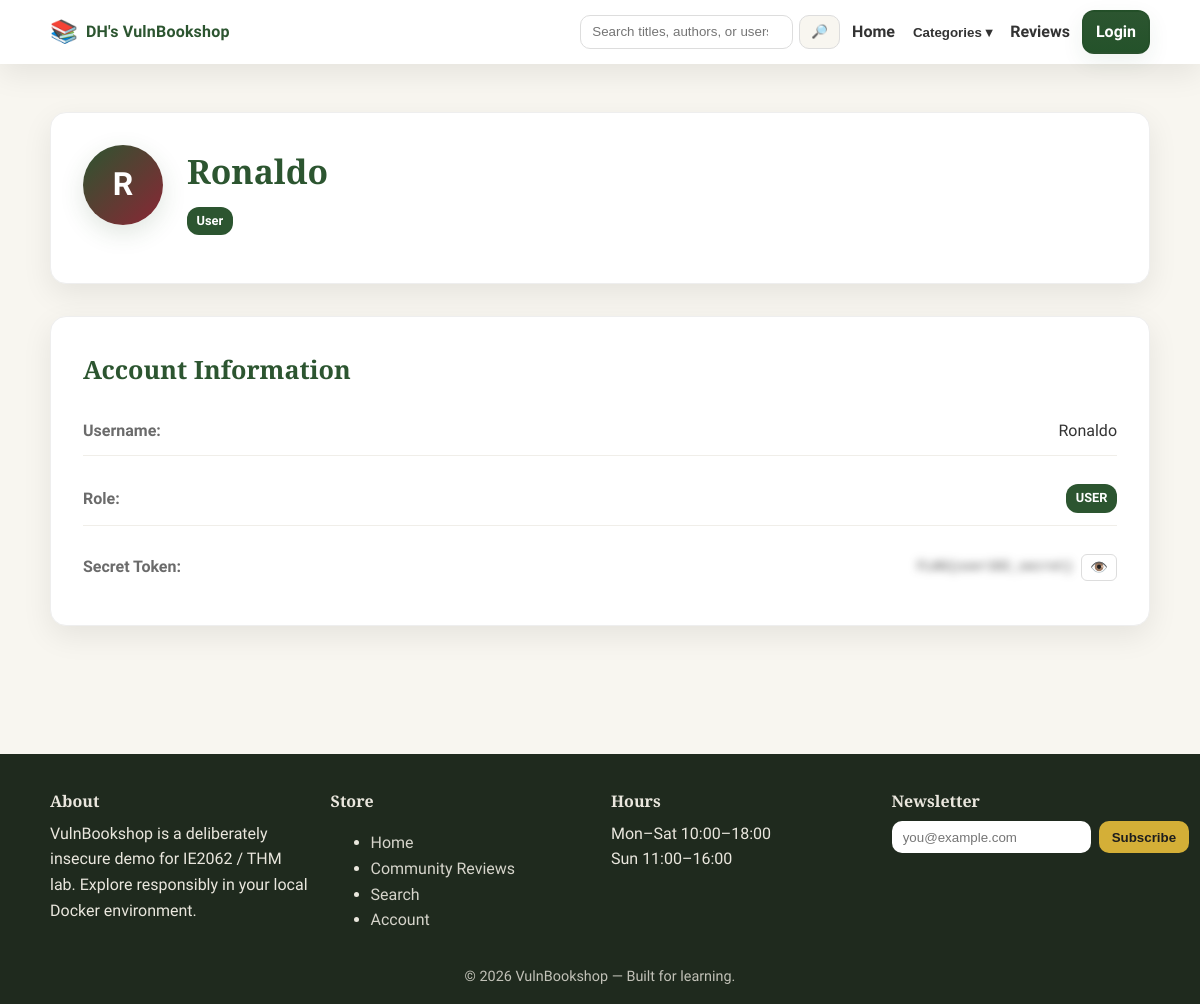
Screenshot of /profile.php?uid=MTAy with the database file from the repository.
### tables this page shows
CREATE TABLE users (
  id INT AUTO_INCREMENT PRIMARY KEY,
  uid VARCHAR(128),
  username VARCHAR(80),
  password VARCHAR(120),       
  role VARCHAR(20),
  secret TEXT
);

### www/profile.php (the view, shortened to what this page needs)
<?php
require_once __DIR__ . '/includes/config.php';
$conn = new mysqli($DB_HOST, $DB_USER, $DB_PASS, $DB_NAME);
$uid = isset($_GET['uid']) ? $_GET['uid'] : null;
$row = null;
if ($uid) {
    $uid_esc = $conn->real_escape_string($uid);
    $res = $conn->query("SELECT uid, username, secret, role FROM users WHERE uid='$uid_esc' LIMIT 1");
    $row = $res ? $res->fetch_assoc() : null;
}
?>
<?php include __DIR__ . '/includes/header.php'; ?>
<main class="container section">
    <?php if ($row): ?>
        <div class="profile-header">
            <div class="profile-avatar">
                <div class="avatar-circle">
                    <span class="avatar-initial"><?php echo strtoupper(substr($row['username'], 0, 1)); ?></span>
                </div>
            </div>
            <div class="profile-info">
                <h1 class="profile-name"><?php echo htmlspecialchars($row['username']); ?></h1>
                <p class="profile-meta">
                    <?php if (!empty($row['role'])): ?>
                        <span class="profile-badge role-<?php echo strtolower($row['role']); ?>">
                            <?php echo htmlspecialchars(ucfirst($row['role'])); ?>
                        </span>
                    <?php endif; ?>
                </p>
            </div>
        </div>
        <div class="user-info-card">
            <h2>Account Information</h2>
            <div class="info-grid">
                <div class="info-item">
                    <span class="info-label">Username:</span>
                    <span class="info-value"><?php echo htmlspecialchars($row['username']); ?></span>
                </div>
                <div class="info-item">
                    <span class="info-label">Role:</span>
                    <span class="info-value">
                        <span class="role-badge role-<?php echo strtolower($row['role'] ?? 'user'); ?>">
                            <?php echo htmlspecialchars(ucfirst($row['role'] ?? 'User')); ?>
                        </span>
                    </span>
                </div>
                <div class="info-item">
                    <span class="info-label">Secret Token:</span>
                    <span class="info-value secret-value">
                        <code id="secretValue" class="blurred"><?php echo htmlspecialchars($row['secret']); ?></code>
                        <button type="button" class="btn-reveal" onclick="toggleSecret()">👁️</button>
                    </span>
                </div>
            </div>
        </div>
    <?php endif; ?>
</main>
<?php include __DIR__ . '/includes/footer.php'; ?>

### www/style.css (style rules this page uses)
* { box-sizing:border-box }
html,body { margin:0;padding:0;background:var(--bg);color:var(--ink) }
body { font-family:"Source Sans 3",system-ui,-apple-system,Segoe UI,Roboto,Arial,sans-serif; line-height:1.6 }
h1,h2,h3,h4 { font-family:"Playfair Display", Georgia, serif; color:var(--green); margin:0 0 .4rem }
h1 { font-size:clamp(1.9rem,2.8vw,3rem) }
h2 { font-size:clamp(1.4rem,2.1vw,2rem) }
p { margin:.4rem 0 1rem }
.container { width:min(1100px,92%); margin:0 auto }
.section { padding:3rem 0 }

### www/profile.php (style rules this page uses)
.profile-header { display: grid; grid-template-columns: auto 1fr auto; gap: 1.5rem; align-items: start; background: var(--paper); border: 1px solid #eee; border-radius: var(--radius); padding: 2rem; margin-bottom: 2rem; box-shadow: var(--shadow); }
.profile-avatar { display: flex; justify-content: center; align-items: center; }
.avatar-circle { width: 80px; height: 80px; border-radius: 50%; background: linear-gradient(135deg, var(--green), var(--burg)); display: flex; align-items: center; justify-content: center; box-shadow: 0 8px 24px rgba(44, 85, 48, 0.15); }
.avatar-initial { color: white; font-size: 2rem; font-weight: 700; }
.profile-info { min-width: 0; }
.profile-name { margin: 0 0 0.5rem; color: var(--green); }
.profile-meta { color: var(--muted); margin: 0 0 1rem; display: flex; align-items: center; gap: 1rem; flex-wrap: wrap; }
.profile-badge { background: var(--gold); color: #1d1d1d; padding: 0.25rem 0.6rem; border-radius: 12px; font-size: 0.8rem; font-weight: 600; }
.role-badge { padding: 0.25rem 0.6rem; border-radius: 12px; font-size: 0.8rem; font-weight: 600; text-transform: uppercase; }
.role-user { background: var(--green); color: white; }
.user-info-card { background: var(--paper); border: 1px solid #eee; border-radius: var(--radius); padding: 2rem; margin-bottom: 2rem; box-shadow: var(--shadow); }
.info-grid { display: grid; gap: 1rem; margin-top: 1rem; }
.info-item { display: flex; justify-content: space-between; align-items: center; padding: 0.75rem 0; border-bottom: 1px solid #f0eee9; }
.info-item:last-child { border-bottom: none; }
.info-label { font-weight: 600; color: var(--muted); min-width: 120px; }
.info-value { display: flex; align-items: center; gap: 0.5rem; }
.secret-value { position: relative; }
.blurred { filter: blur(4px); transition: filter 0.3s ease; user-select: none; }
.btn-reveal { background: none; border: 1px solid #ddd; border-radius: 6px; padding: 0.25rem 0.5rem; cursor: pointer; font-size: 0.9rem; transition: background 0.2s ease; }

### rows the page displays
users: username "R", username "Ronaldo", role "User", role "USER", secret "FLAG{user102_secret}"
